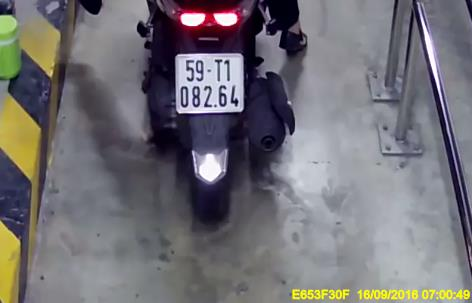
#> input picture dataset/0001_05318_b.jpg, 472 x 303 px, found by its file name; its folder holds only this picture in this run
$ python flood_fill.py --path ../dataset/0001_05318_b.jpg   (older library calls are emulated)
#> lines starting #> are read from the running program, lines starting #| are printed output that depends on the picture; after the words box and inside, x2 and y2 are one past the last pixel; in counts of white or black regions, pixels touching at a corner belong together
### localization/canny.py
import cv2
import matplotlib.pyplot as plt
import matplotlib.patches as patches
import numpy as np
import sys
import os
import argparse
def localizeLP(img):
	""" Function to localize the license plate on a image.
		Return the license plate in bird-eyes view cropped from the image."""
	#Preprocessing image
	gray_img = cv2.cvtColor(img,cv2.COLOR_BGR2GRAY)
	# remove noise by bilateral filter
	noise_removal_img = cv2.bilateralFilter(gray_img,9,75,75)
	# histogram equalization
	equal_histogram_img = cv2.equalizeHist(noise_removal_img)

	kernel = cv2.getStructuringElement(cv2.MORPH_RECT,(5,5))
	morph_img = cv2.morphologyEx(equal_histogram_img,cv2.MORPH_OPEN,kernel,iterations=20)
	sub_morp_image = cv2.subtract(equal_histogram_img,morph_img)

	# threshold Otsu to get binary image
	ret,thresh_image = cv2.threshold(sub_morp_image,0,255,cv2.THRESH_OTSU)
	# canny edge detection
	canny_image = cv2.Canny(thresh_image,250,255)
	# dilate to remove noise
	kernel = np.ones((3,3), np.uint8)
	dilated_image = cv2.dilate(canny_image,kernel,iterations=1)

	#finding contours
	dilated_image,contours, hierarchy = cv2.findContours(dilated_image, cv2.RETR_LIST, cv2.CHAIN_APPROX_SIMPLE)
	# listing the top 10 contours with largest areas
	large_contours= sorted(contours, key = cv2.contourArea, reverse = True)[:10]

	img_height=gray_img.shape[0]
	img_width=gray_img.shape[1]
	min_height, max_height, min_width, max_width = (0.1*img_height, 0.7*img_height, 0.1*img_width, 0.7*img_width)
	horizontal_min, horizontal_max = (0.1*img_width, 0.9*img_width)
	curr_min_area_error=99999999
	plate=None
	# iterate through the contours list to find the ones with sastified any conditions
	license_plate_rect=None
	for contour in large_contours:
		# find the contour that can be approx by a 4-edges polyDP
		peri = cv2.arcLength(contour, True)
		approx = cv2.approxPolyDP(contour, 0.06 * peri, True)
		if len(approx)!=4: continue
		rect=np.array(order_points(approx[:,0]),dtype='float32')
		tl, tr, br, bl = rect

		# find the width and height of the approximated rectangle from this current contour
		widthA = np.sqrt(((br[0] - bl[0]) ** 2) + ((br[1] - bl[1]) ** 2))
		widthB = np.sqrt(((tr[0] - tl[0]) ** 2) + ((tr[1] - tl[1]) ** 2))
		region_width = max(int(widthA), int(widthB))

		heightA = np.sqrt(((tr[0] - br[0]) ** 2) + ((tr[1] - br[1]) ** 2))
		heightB = np.sqrt(((tl[0] - bl[0]) ** 2) + ((tl[1] - bl[1]) ** 2))
		region_height = max(int(heightA), int(heightB))

		if region_height==0 or region_width==0:
			continue
		scale=region_height/region_width

		# check if it sastified some condition about coordinate, width, height, aspect ratio
		if region_height >= min_height and region_height <= max_height and region_width >= min_width and region_width <= max_width and tl[0]>horizontal_min and tr[0]<horizontal_max and scale<10/7 and scale>0.7:
			# only look for one with the approximated rectange is better
			# in this case, find the one which region area is nearest to the original contour's
			area_error=abs(cv2.contourArea(approx)-region_height*region_width)
			if area_error<curr_min_area_error:
				curr_min_area_error=area_error
				license_plate_rect=(rect,region_height,region_width)

	if license_plate_rect is None:
		return None,contours
	# Now, we get the most suitable one
	rect,region_height,region_width=license_plate_rect
	# now that we have the dimensions of the new image, construct
	# the set of destination points to obtain a "birds eye view",
	# (i.e. top-down view) of the image, again specifying points
	# in the top-left, top-right, bottom-right, and bottom-left
	# order
	dst = np.array([
		[0, 0],
		[region_width - 1, 0],
		[region_width - 1, region_height - 1],
		[0, region_height - 1]], dtype = "float32")
	# compute the perspective transform matrix and then apply it
	M = cv2.getPerspectiveTransform(rect, dst)
	plate = cv2.warpPerspective(img, M, (region_width, region_height))

	ret_plate=cv2.cvtColor(plate,cv2.COLOR_BGR2GRAY)
	return ret_plate,contours


def order_points(pts):
	""" Sort the 4 points in argument to the suitable order."""
	# initialzie a list of coordinates that will be ordered
	# such that the first entry in the list is the top-left,
	# the second entry is the top-right, the third is the
	# bottom-right, and the fourth is the bottom-left
	rect = np.zeros((4, 2), dtype = "float32")

	# the top-left point will have the smallest sum, whereas
	# the bottom-right point will have the largest sum
	s = pts.sum(axis = 1)
	rect[0] = pts[np.argmin(s)]
	rect[2] = pts[np.argmax(s)]

	# now, compute the difference between the points, the
	# top-right point will have the smallest difference,
	# whereas the bottom-left will have the largest difference
	diff = np.diff(pts, axis = 1)
	rect[1] = pts[np.argmin(diff)]
	rect[3] = pts[np.argmax(diff)]

	# return the ordered coordinates
	return rect

# [30 lines left out: function main, not called in this run]

# [2 lines that do not run on import are left out]

### segmentation/flood_fill.py
import cv2
import matplotlib.pyplot as plt
import matplotlib.patches as patches
import numpy as np
import os
import sys
from skimage.filters import threshold_otsu
from skimage.transform import resize
import argparse

dir_path = os.path.dirname(os.path.realpath(__file__))
sys.path.append(dir_path+"/../localization")
from canny import localizeLP

def xRect(rect):
	return rect[0]

def characterSegmentation(gray_plate1,visualize=False):
	if gray_plate1 is None:
		return None
	height=gray_plate1.shape[0]
	width=gray_plate1.shape[1]
	gray_plate=gray_plate1[int(0.05*height):int(0.95*height),int(0.03*width):int(0.97*width)]

	try:
		threshold_value = threshold_otsu(gray_plate)
	except ValueError:
		return None

	plate=cv2.adaptiveThreshold(gray_plate,255,cv2.ADAPTIVE_THRESH_GAUSSIAN_C,cv2.THRESH_BINARY_INV,13,14)

	height=plate.shape[0]
	width=plate.shape[1]
	mask = np.zeros((height+2, width+2), np.uint8)
	mask[:]=0
	curr_color=1
	rect_list=[]
	for y in range(height):
		for x in range(width):
			point=plate[y,x]
			if point!=255 and point!=0:
				continue
			retval, image, mask, rect=cv2.floodFill(plate,mask,(x,y),curr_color)
			if point==255:
				rect_list.append(rect)
			if curr_color==254:
				curr_color=1
			else:
				curr_color+=1
	min_h,min_w,max_h,max_w=(0.27*height,0.04*width,0.55*height,0.2*width)

	characters=[]
	up=[]
	down=[]
	global_chars=[]
	if visualize:
		min_x,min_y,max_x,max_y=(0.01*width,0.03*height,0.92*width,0.75*height)
		fig,ax=plt.subplots(1,3)
		ax[2].imshow(plate,cmap='gray')
		ax[1].imshow(plate,cmap='gray')
		ax[0].imshow(gray_plate,cmap='gray')
	for rect in rect_list:
		x,y,w,h=rect
		rect_border = patches.Rectangle((x, y), w, h, edgecolor="green",linewidth=2, fill=False)
		if visualize:
			ax[2].add_patch(rect_border)
		if w>min_w and w<max_w and h>min_h and h<max_h:
			rect_border = patches.Rectangle((x, y), w, h, edgecolor="red",linewidth=2, fill=False)
			if visualize:
				ax[2].add_patch(rect_border)
			characters.append(rect)
			if y<3*height/8:
				up.append(rect)
			else:
				down.append(rect)
	print('Number of character detected:',len(up),len(down))
	if len(up)!=4 or (len(down)!=4 and len(down)!=5):
		print("Invalid, can't segment!")
		plt.close()
		return None
	else:
		up= sorted(up, key = xRect)
		down=sorted(down,key=xRect)
		up+=down
		i=0
		char_list=[]
		for x,y,w,h in up:
			char_face=gray_plate[y:y+h,x:x+w]
			char_list.append(char_face)
	plt.show(block=False)
	plt.pause(1)
	plt.close()
	return char_list


def main():
	# plot with full screen
	fig_size = plt.rcParams["figure.figsize"]
	print("Current size:", fig_size)
	fig_size[0] = 20
	fig_size[1] = 9
	plt.rcParams["figure.figsize"] = fig_size

	parser = argparse.ArgumentParser(usage="Visualize license plate localization using Canny edge detection")
	parser.add_argument("--folder", type=str, default='dataset', help="Visualize images in the specified folder.")
	parser.add_argument("--path", type=str, default='', help="Visualize image with the specified path.")
	args = parser.parse_args()

	paths=[]
	if hasattr(args,'folder') and args.folder:
		files = os.listdir(args.folder)
		paths=[os.path.join(args.folder,file) for file in files]
	elif hasattr(args,'path') and args.path:
		paths=[args.path]
	else:
		print('Error: Unexpected arguments.')

	for file in paths:
		img=cv2.imread(file)
#> img is the input picture: shape (303, 472, 3); mean B, G, R 117.5, 112.6, 114.7
		plate,contours=localizeLP(img)
#> in localizeLP, `sub_morp_image = cv2.subtract(equal_histogram_img,morph_img)`:
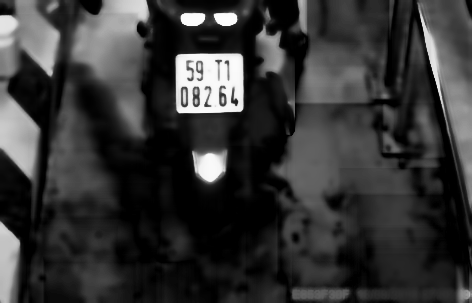
#> sub_morp_image: shape (303, 472); min 0, max 252, mean 52.9
#> in localizeLP, `ret,thresh_image = cv2.threshold(sub_morp_image,0,255,cv2.THRESH_OTSU)`:
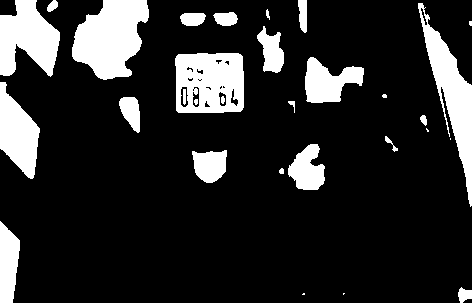
#> thresh_image: shape (303, 472); 16.9% white; 30 white regions (6 under 20 px), largest, box (x1, y1, x2, y2) and area: (72, 0, 149, 80) 4220, (175, 53, 244, 113) 3574, (418, 3, 472, 207) 3438
#> in localizeLP, `ret,thresh_image = cv2.threshold(sub_morp_image,0,255,cv2.THRESH_OTSU)`: ret = 95
#> in localizeLP, `dilated_image = cv2.dilate(canny_image,kernel,iterations=1)`:
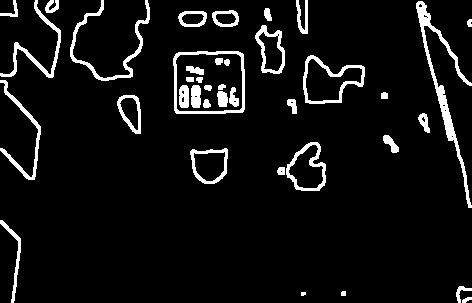
#> dilated_image: shape (303, 472); 6.8% white; 39 white regions (1 under 20 px)
#> in localizeLP, `dilated_image,contours, hierarchy = cv2.findContours(dilated_image, cv..`: contours = 61 contours, 16 with area under 20; largest, box (x1, y1, x2, y2) and area: (173, 51, 245, 114) 4262, (175, 53, 243, 112) 3736, (303, 55, 365, 104) 1858, (305, 58, 363, 102) 1374, (286, 142, 326, 191) 1330
#> in localizeLP, `large_contours= sorted(contours, key = cv2.contourArea, reverse = True..`: large_contours = 10 contours; largest, box (x1, y1, x2, y2) and area: (173, 51, 245, 114) 4262, (175, 53, 243, 112) 3736, (303, 55, 365, 104) 1858, (305, 58, 363, 102) 1374, (286, 142, 326, 191) 1330
#> the loop in localizeLP, `for contour in large_contours:` made 10 passes
#> (peri, approx, s in order_points, diff in order_points, widthA, widthB, region_width, heightA) on pass 1: (258, [[175, 54], [176, 113], [243, 111], [242, 53]], [229, 289, 354, 295], [-121, -63, -132, -189], 67.03, 67.01, 67, 58.01)
#> after the loop in localizeLP, `for contour in large_contours:`: curr_min_area_error = 12.5
#> in localizeLP, `rect,region_height,region_width=license_plate_rect`: rect = [[176, 58], [238, 54], [242, 107], [179, 111]]; region_height = 53; region_width = 63
#> in localizeLP, `dst = np.array([ [0, 0], [region_width - 1, 0], [region_width - 1, reg..`: dst = [[0, 0], [62, 0], [62, 52], [0, 52]]
#> in localizeLP, `M = cv2.getPerspectiveTransform(rect, dst)`: M = [[1.02, -0.0579, -176.6], [0.0657, 1.02, -70.6], [3.96e-05, 0.000308, 1]]
#> in localizeLP, `ret_plate=cv2.cvtColor(plate,cv2.COLOR_BGR2GRAY)`:
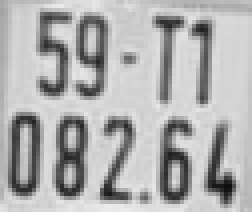
#> ret_plate: shape (53, 63) (shown 4 times larger); min 15, max 236, mean 175.5
		char_list=characterSegmentation(plate,visualize=True)
#> in characterSegmentation, `gray_plate=gray_plate1[int(0.05*height):int(0.95*height),int(0.03*widt..`:
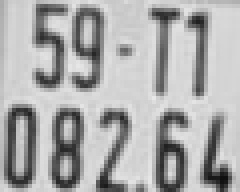
#> gray_plate: shape (48, 60) (shown 4 times larger); min 15, max 231, mean 171.5
#> in characterSegmentation, `threshold_value = threshold_otsu(gray_plate)`: threshold_value = 147
#> after the loop in characterSegmentation, `for y in range(height):`:
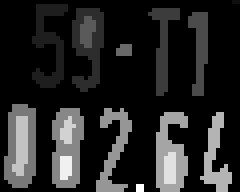
#> plate: shape (48, 60) (shown 4 times larger); min 1, max 18, mean 3.53; drawn with min black and max white
#> after the loop in characterSegmentation, `for y in range(height):`: curr_color = 19; rect_list = [(58, 0, 2, 1), (8, 1, 9, 21), (18, 2, 8, 21), (37, 2, 8, 22), (47, 3, 5, 21), (29, 11, 4, 3), (1, 26, 8, 21), (13, 27, 8, 20), (24, 27, 9, 21), (39, 28, 8, 20), (50, 28, 8, 20), (34, 46, 2, 2)]
#> the loop in characterSegmentation, `for rect in rect_list:` made 12 passes
#> after the loop in characterSegmentation, `for rect in rect_list:`: characters = [(8, 1, 9, 21), (18, 2, 8, 21), (37, 2, 8, 22), (47, 3, 5, 21), (1, 26, 8, 21), (13, 27, 8, 20), (24, 27, 9, 21), (39, 28, 8, 20), (50, 28, 8, 20)]; down = [(1, 26, 8, 21), (13, 27, 8, 20), (24, 27, 9, 21), (39, 28, 8, 20), (50, 28, 8, 20)]; up = [(8, 1, 9, 21), (18, 2, 8, 21), (37, 2, 8, 22), (47, 3, 5, 21)]
#| Number of character detected: 4 5
#> in characterSegmentation, `up+=down`: up has the same summary as characters
#> the loop in characterSegmentation, `for x,y,w,h in up:` made 9 passes
#> after the loop in characterSegmentation, `for x,y,w,h in up:`: char_list = 9 items
#> in characterSegmentation, `plt.show(block=False)`:
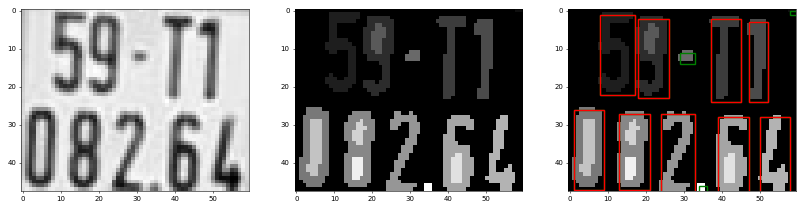
#> figure drawn by matplotlib, 3 panels
#> char_list = 9 items

if __name__=="__main__":
		main()

$ run again, on dataset/0031_07285_b.jpg
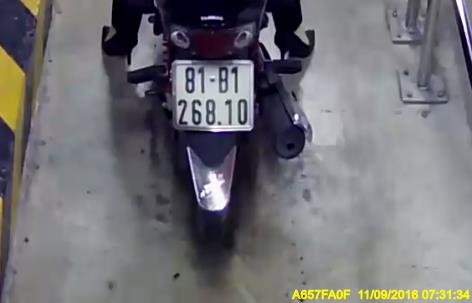
#> input picture dataset/0031_07285_b.jpg, 472 x 303 px, found by its file name
#> in main, img is the input picture: shape (303, 472, 3); mean B, G, R 117.6, 112.8, 113.4
#> in localizeLP, `ret,thresh_image = cv2.threshold(sub_morp_image,0,255,cv2.THRESH_OTSU)`:
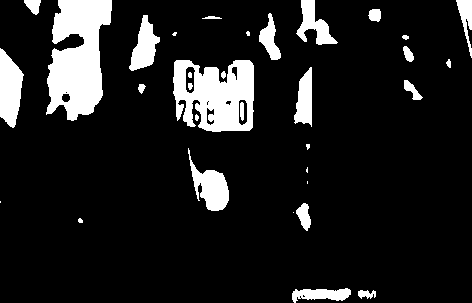
#> thresh_image: shape (303, 472); 12.2% white; 33 white regions (7 under 20 px), largest, box (x1, y1, x2, y2) and area: (46, 0, 112, 121) 5374, (173, 60, 254, 132) 4255, (0, 48, 24, 128) 1326
#> ret = 90
#> canny_image: shape (303, 472); 1.9% white in thin lines or dots
#> dilated_image: shape (303, 472); 6.5% white; 31 white regions (1 under 20 px)
#> in localizeLP, `dilated_image,contours, hierarchy = cv2.findContours(dilated_image, cv..`: contours = 65 contours, 22 with area under 20; largest, box (x1, y1, x2, y2) and area: (171, 58, 255, 133) 5410, (173, 60, 253, 131) 3820, (186, 146, 230, 212) 1428, (127, 13, 161, 72) 1102, (44, 0, 113, 122) 1037
#> large_contours = 10 contours; largest, box (x1, y1, x2, y2) and area: (171, 58, 255, 133) 5410, (173, 60, 253, 131) 3820, (186, 146, 230, 212) 1428, (127, 13, 161, 72) 1102, (44, 0, 113, 122) 1037
#> the loop in localizeLP, `for contour in large_contours:` made 10 passes
#> (peri, s in order_points, diff in order_points, tl, tr, br, bl, widthA) on pass 2: (515.7, [238, 307, 377, 312], [-110, -187, -125, -64], [174, 64], [247, 60], [251, 126], [188, 124], 63.03)
#> after the loop in localizeLP, `for contour in large_contours:`: curr_min_area_error = 358
#> in localizeLP, `rect,region_height,region_width=license_plate_rect`: rect = [[173, 60], [251, 59], [253, 129], [175, 121]]; region_height = 70; region_width = 78
#> dst = [[0, 0], [77, 0], [77, 69], [0, 69]]
#> M = [[1.67, -0.0547, -285.4], [0.0213, 1.66, -103.3], [0.00279, -0.000171, 1]]
#> threshold_value = 141
#> after the loop in characterSegmentation, `for y in range(height):`: curr_color = 31; rect_list = 21 items, first 6: (18, 0, 6, 2), (54, 0, 5, 3), (0, 1, 14, 18), (62, 1, 11, 3), (11, 5, 10, 29), (25, 5, 6, 28)
#> the loop in characterSegmentation, `for rect in rect_list:` made 21 passes
#> after the loop in characterSegmentation, `for rect in rect_list:`: characters = [(0, 1, 14, 18), (11, 5, 10, 29), (25, 5, 6, 28), (45, 5, 9, 27), (57, 5, 6, 27), (62, 37, 9, 26), (51, 38, 6, 25), (31, 39, 10, 24), (17, 40, 10, 23), (2, 41, 10, 22)]; down = [(62, 37, 9, 26), (51, 38, 6, 25), (31, 39, 10, 24), (17, 40, 10, 23), (2, 41, 10, 22)]; up = [(0, 1, 14, 18), (11, 5, 10, 29), (25, 5, 6, 28), (45, 5, 9, 27), (57, 5, 6, 27)]
#| Number of character detected: 5 5
#> in characterSegmentation, `plt.close()`:
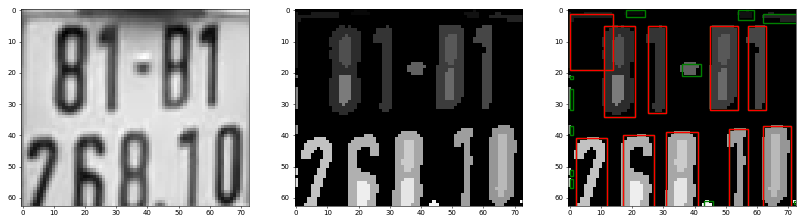
#> figure drawn by matplotlib, 3 panels

$ run again, on dataset/0041_00951_b.jpg
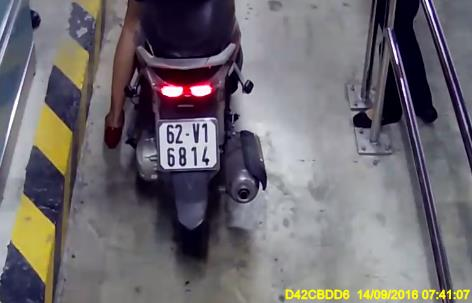
#> input picture dataset/0041_00951_b.jpg, 472 x 303 px, found by its file name
#> in main, img is the input picture: shape (303, 472, 3); mean B, G, R 111.4, 105.9, 110.1
#> in localizeLP, `ret,thresh_image = cv2.threshold(sub_morp_image,0,255,cv2.THRESH_OTSU)`:
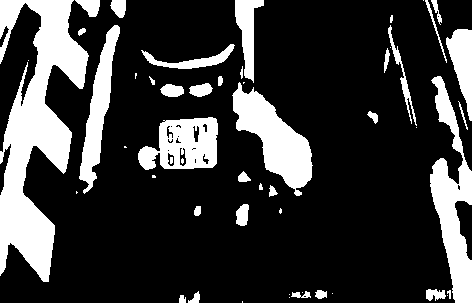
#> thresh_image: shape (303, 472); 22.1% white; 52 white regions (17 under 20 px), largest, box (x1, y1, x2, y2) and area: (0, 0, 89, 282) 11793, (430, 76, 472, 303) 4338, (232, 82, 313, 196) 3984
#> ret = 81
#> canny_image: shape (303, 472); 3.3% white in thin lines or dots
#> dilated_image: shape (303, 472); 11% white; 39 white regions (2 under 20 px)
#> in localizeLP, `dilated_image,contours, hierarchy = cv2.findContours(dilated_image, cv..`: contours = 87 contours, 35 with area under 20; largest, box (x1, y1, x2, y2) and area: (231, 0, 314, 197) 4911, (233, 84, 312, 188) 3532, (136, 115, 219, 171) 3518, (77, 23, 121, 195) 2915, (159, 117, 217, 168) 2319
#> large_contours = 10 contours; largest, box (x1, y1, x2, y2) and area: (231, 0, 314, 197) 4911, (233, 84, 312, 188) 3532, (136, 115, 219, 171) 3518, (77, 23, 121, 195) 2915, (159, 117, 217, 168) 2319
#> the loop in localizeLP, `for contour in large_contours:` made 10 passes
#> (peri, approx, s in order_points, diff in order_points, widthA, widthB, region_width, heightA) on pass 3: (282.2, [[217, 117], [162, 118], [139, 166], [214, 168]], [334, 280, 305, 382], [-100, -44, 27, -46], 75.03, 55.01, 75, 51.09)
#> after the loop in localizeLP, `for contour in large_contours:`: curr_min_area_error = 751
#> in localizeLP, `rect,region_height,region_width=license_plate_rect`: rect = [[162, 118], [217, 117], [214, 168], [139, 166]]; region_height = 53; region_width = 75
#> dst = [[0, 0], [74, 0], [74, 52], [0, 52]]
#> M = [[-10.42, -4.99, 2277.5], [-0.199, -10.92, 1320.6], [-0.00783, -0.0597, 1]]
#> threshold_value = 140
#> after the loop in characterSegmentation, `for y in range(height):`: curr_color = 27; rect_list = [(7, 0, 14, 1), (48, 1, 10, 3), (62, 1, 8, 7), (0, 2, 47, 8), (42, 6, 11, 23), (54, 6, 9, 23), (21, 7, 15, 23), (10, 8, 15, 22), (0, 12, 19, 36), (36, 18, 5, 4), (0, 19, 2, 5), (60, 32, 7, 16), (34, 33, 11, 15), (47, 33, 9, 15), (21, 34, 12, 14)]
#> the loop in characterSegmentation, `for rect in rect_list:` made 15 passes
#> after the loop in characterSegmentation, `for rect in rect_list:`: characters = [(42, 6, 11, 23), (54, 6, 9, 23), (60, 32, 7, 16), (34, 33, 11, 15), (47, 33, 9, 15), (21, 34, 12, 14)]; down = [(60, 32, 7, 16), (34, 33, 11, 15), (47, 33, 9, 15), (21, 34, 12, 14)]; up = [(42, 6, 11, 23), (54, 6, 9, 23)]
#| Number of character detected: 2 4
#> in characterSegmentation, `plt.close()`:
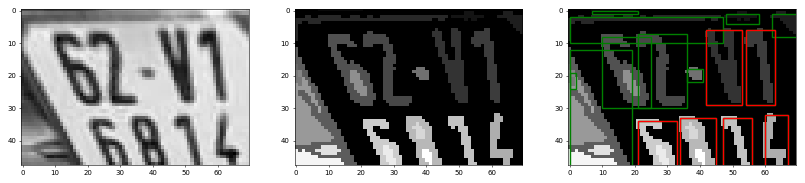
#> figure drawn by matplotlib, 3 panels

$ run again, on dataset/0045_01674_b.jpg
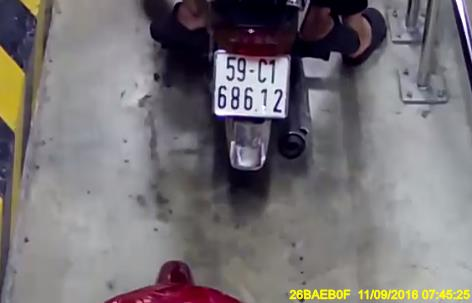
#> input picture dataset/0045_01674_b.jpg, 472 x 303 px, found by its file name
#> in main, img is the input picture: shape (303, 472, 3); mean B, G, R 117, 113.8, 118
#> thresh_image: shape (303, 472); 9% white; 28 white regions (8 under 20 px), largest, box (x1, y1, x2, y2) and area: (214, 50, 290, 118) 3623, (370, 0, 422, 117) 2850, (0, 47, 24, 130) 1446
#> ret = 91
#> canny_image: shape (303, 472); 1.6% white in thin lines or dots
#> dilated_image: shape (303, 472); 5.5% white; 30 white regions (1 under 20 px)
#> in localizeLP, `dilated_image,contours, hierarchy = cv2.findContours(dilated_image, cv..`: contours = 56 contours, 19 with area under 20; largest, box (x1, y1, x2, y2) and area: (212, 48, 291, 119) 4428, (214, 50, 289, 117) 3408, (135, 220, 172, 273) 1581, (368, 0, 424, 118) 1528, (137, 222, 170, 270) 1066
#> large_contours = 10 contours; largest, box (x1, y1, x2, y2) and area: (212, 48, 291, 119) 4428, (214, 50, 289, 117) 3408, (135, 220, 172, 273) 1581, (368, 0, 424, 118) 1528, (137, 222, 170, 270) 1066
#> the loop in localizeLP, `for contour in large_contours:` made 10 passes
#> (peri, s in order_points, diff in order_points, tl, tr, br, bl, widthA) on pass 2: (396.6, [270, 343, 398, 330], [-162, -227, -170, -104], [216, 54], [285, 58], [284, 114], [217, 113], 67.01)
#> after the loop in localizeLP, `for contour in large_contours:`: curr_min_area_error = 140
#> in localizeLP, `rect,region_height,region_width=license_plate_rect`: rect = [[215, 50], [287, 56], [286, 117], [214, 115]]; region_height = 65; region_width = 72
#> dst = [[0, 0], [71, 0], [71, 64], [0, 64]]
#> M = [[0.78, 0.012, -168.4], [-0.0691, 0.829, -26.61], [-0.000719, -2.29e-05, 1]]
#> threshold_value = 150
#> after the loop in characterSegmentation, `for y in range(height):`: curr_color = 24; rect_list = [(0, 0, 5, 1), (27, 0, 2, 1), (30, 0, 6, 1), (59, 0, 3, 1), (9, 2, 9, 25), (40, 2, 9, 25), (51, 2, 6, 25), (19, 3, 9, 24), (0, 4, 1, 1), (31, 14, 5, 3), (1, 31, 9, 24), (14, 32, 8, 23), (26, 32, 9, 23), (43, 32, 6, 19), (55, 32, 10, 25), (37, 53, 3, 4), (47, 53, 2, 2)]
#> the loop in characterSegmentation, `for rect in rect_list:` made 17 passes
#> after the loop in characterSegmentation, `for rect in rect_list:`: characters = [(9, 2, 9, 25), (40, 2, 9, 25), (51, 2, 6, 25), (19, 3, 9, 24), (1, 31, 9, 24), (14, 32, 8, 23), (26, 32, 9, 23), (43, 32, 6, 19), (55, 32, 10, 25)]; down = [(1, 31, 9, 24), (14, 32, 8, 23), (26, 32, 9, 23), (43, 32, 6, 19), (55, 32, 10, 25)]; up = [(9, 2, 9, 25), (40, 2, 9, 25), (51, 2, 6, 25), (19, 3, 9, 24)]
#| Number of character detected: 4 5
#> in characterSegmentation, `up= sorted(up, key = xRect)`: up = [(9, 2, 9, 25), (19, 3, 9, 24), (40, 2, 9, 25), (51, 2, 6, 25)]
#> in characterSegmentation, `up+=down`: up = [(9, 2, 9, 25), (19, 3, 9, 24), (40, 2, 9, 25), (51, 2, 6, 25), (1, 31, 9, 24), (14, 32, 8, 23), (26, 32, 9, 23), (43, 32, 6, 19), (55, 32, 10, 25)]
#> the loop in characterSegmentation, `for x,y,w,h in up:` made 9 passes
#> after the loop in characterSegmentation, `for x,y,w,h in up:`: char_list = 9 items
#> in characterSegmentation, `plt.show(block=False)`:
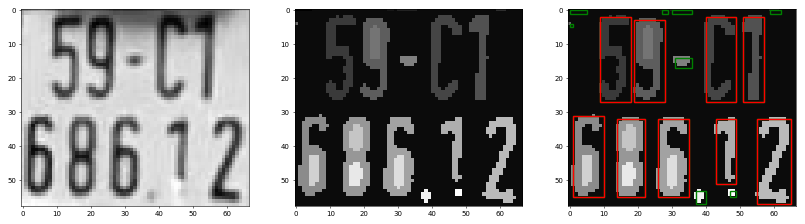
#> figure drawn by matplotlib, 3 panels
